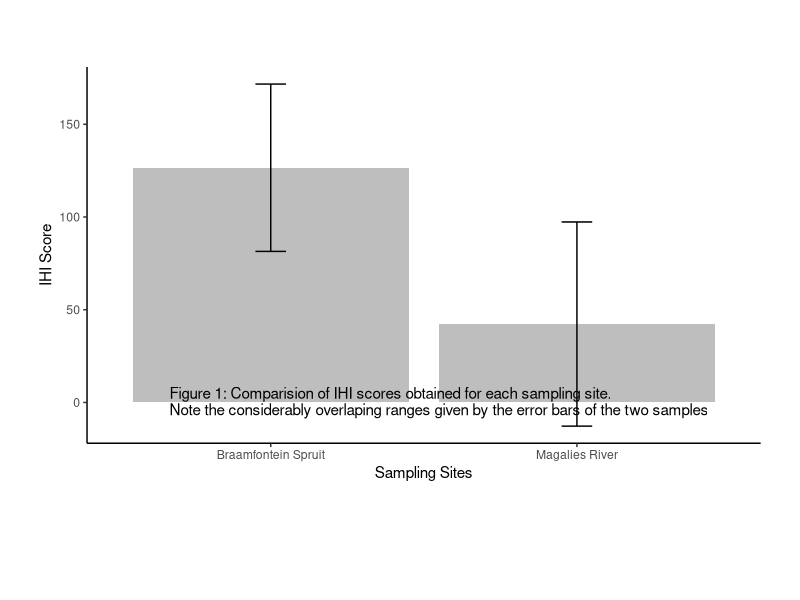
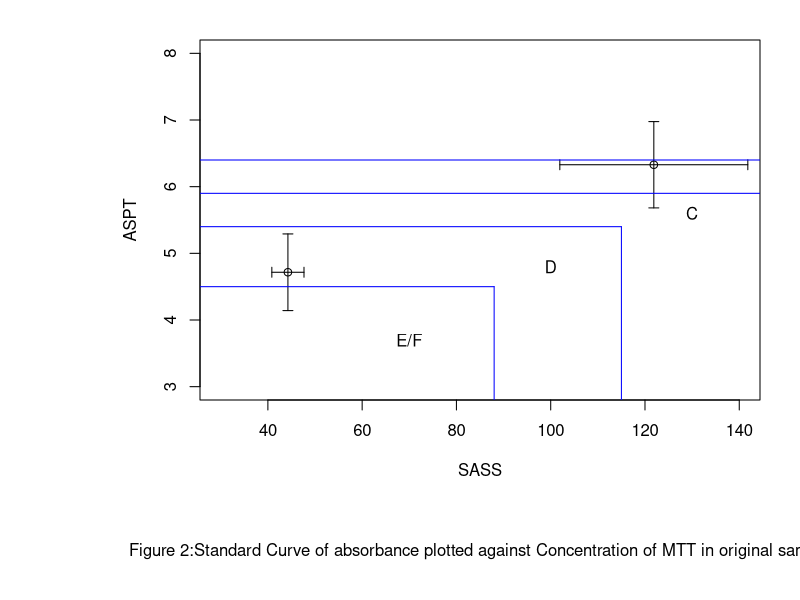

Write R code to recreate these figures, in order.
## ---- chunk 1
# Data Input
se <- function(x) sqrt(var(x)/length(x))


## Brammfontein Spruit
bpH<-c(8.1,8.26,8.12,7.94,8.34,8.39,8.31)
bC<-c(366.3,367.1,150.9,151.5,343.9,356,148.7)
bTe<-c(15,15,13.9,13.8,13.9,15.3,13.9)
bDO<-c(8.22,"NA",8.82,"NA",10.63,8.46,9.33)
bDOe<-c(8.22,8.82,10.63,8.46,9.33)
bTu<-c(13.1,6.23,12.1,20.5,18.3,13.7,11)
bAv1<-c(mean(bpH), mean(bC), mean(bTe), mean(bDOe), mean(bTu))
bse1<-c(se(bpH), se(bC),se(bTe), se(bDOe), se(bTu))


bIHI<-c(66,122,123,70," ",175,163,167)
bIHIe<-c(66,122,123,70,175,163,167)
bSASS<-c(55,53,38,30,47,32,48,51)
bt<-c(12,11,8,8,9,7,11,9)
bASPT<-c(4.58,4.82,4.75,3.75,5.2,4.57,4.36,5.7)
bAv2<-c(mean(bIHIe), mean(bSASS), mean(bt), mean(bASPT))
bse2<-c(se(bIHIe),se(bSASS), se(bt), se(bASPT))
bsd<-sd(bIHIe)


Bp<-data.frame("pH"=bpH, "Conductivity"=bC, "Temperature"=bTe, "Dissolved Oxygen"=bDO,"Turbidity"=bTu)

Bb<-data.frame("IHI"=bIHI, "SASS"=bSASS, "taxa"=bt, "ASPT"=bASPT)

bAv<-c(bAv1,bAv2)
bse<-c(bse1,bse2)

## Magalies

mpH<-c(8.36,	8.31,	8.23,	8.31,	8.42,	8.34,	8.25)
mC<-c(224.8,	220.8,	226.7,	224.8	,226.1,	222.7,	225.6)
mTe<-c(19,	18.4,	19,	18.9,	19.2,	18.6,	19)
mDO<-c(5.76,	6.52,	6.54,	6.54,	6.55,	6.09,	5.5)
mTu<-c(1.33,	0.83,	1.24,	2.04,	0.98,	2.13,	2.65)
mAv1<-c(mean(mpH), mean(mC), mean(mTe), mean(mDO), mean(mTu))
mse1<-c(se(mpH),se(mC),se(mTe),se(mDO),se(mTu))



mIHI<-c(7,	42,	27,	162,41,	2,	15)
mSASS<-c(216,	193,	80,	108,	139,	78,	100,	61)
mtaxa<-c(31,	26,	13,	16,	24,	14,	17,	10)
mASPT<-c(6.97,	7.42,	6.15,	6.75,	5.79,	5.57,	5.88,	6.1)
mAv2<-c(mean(mIHI), mean(mSASS), mean(mtaxa), mean(mASPT))
mse2<-c(se(mIHI),se(mSASS), se(mtaxa), se(mASPT))
msd<-sd(mIHI)

mAv<-c(mAv1,mAv2)
mse<-c(mse1,mse2)

mAv<-round(mAv,digits=2)
mse<-round(mse,digits=2)

bAv<-round(bAv,digits=2)
bse<-round(bse,digits=2)


## ---- chunk 2
# Table of water quality data 
T1<-data.frame("Mean"=bAv,"Standard Error"=bse,"Mean "=mAv,"Standard Error "=mse)
library(knitr)


row.names(T1)<-c("pH","Conductitiy ($\\mu S$)","Temperature($^\\circ C$)","Dissolved Oxygen($mg \\cdot L^{-1}$)", "Turbidity(NTUs)","IHI", "SASS", "taxa", "ASPT")


library("kableExtra")
T1d_latex<-knitr::kable(T1,"latex", digits = 3,row.names=NA, col.names = NA, align="llll", caption = "Summary measure of key physiochemical and biological measures of water quality for both sample sites, the braamfotein spruit, and Magalies river. While some condition such as pH are similar between systems with low varience, other variable, especialy calculated biological indexes such as IHI differ significantly between sites, with high varience", escape = FALSE) %>%
add_header_above(c("", "Braamfontein Spruit"=2, "Magalies River"=2))


kable_styling(T1d_latex, latex_options = c("striped","hold_position"), position= "center")


## ---- chunk 3
### Comparison table. 

pv<-c(t.test(bpH,mpH,alternative=c("two.sided"), equal.var=TRUE)$p.value,
     t.test(bC,mC,alternative=c("two.sided"), equal.var=TRUE)$p.value,
     t.test(bTe,mTe,alternative=c("two.sided"), equal.var=TRUE)$p.value,
     t.test(bDOe,mDO,alternative=c("two.sided"), equal.var=TRUE)$p.value,
     t.test(bTu,mTu,alternative=c("two.sided"), equal.var=TRUE)$p.value,
     t.test(bIHIe,mIHI,alternative=c("two.sided"), equal.var=TRUE)$p.value,
     t.test(bSASS,mSASS,alternative=c("two.sided"), equal.var=TRUE)$p.value,
     t.test(bt,mtaxa,alternative=c("two.sided"), equal.var=TRUE)$p.value,
     t.test(bASPT,mASPT,alternative=c("two.sided"), equal.var=TRUE)$p.value)
     
df<-c(t.test(bpH,mpH,alternative=c("two.sided"), equal.var=TRUE)$parameter,
     t.test(bC,mC,alternative=c("two.sided"), equal.var=TRUE)$parameter,
     t.test(bTe,mTe,alternative=c("two.sided"), equal.var=TRUE)$parameter,
     t.test(bDOe,mDO,alternative=c("two.sided"), equal.var=TRUE)$parameter,
     t.test(bTu,mTu,alternative=c("two.sided"), equal.var=TRUE)$parameter,
     t.test(bIHIe,mIHI,alternative=c("two.sided"), equal.var=TRUE)$parameter,
     t.test(bSASS,mSASS,alternative=c("two.sided"), equal.var=TRUE)$parameter,
     t.test(bt,mtaxa,alternative=c("two.sided"), equal.var=TRUE)$parameter,
     t.test(bASPT,mASPT,alternative=c("two.sided"), equal.var=TRUE)$parameter)

x<-data.frame("x"=df)
df<-c(x$x)


ts<-c(t.test(bpH,mpH,alternative=c("two.sided"), equal.var=TRUE)$statistic,
     t.test(bC,mC,alternative=c("two.sided"), equal.var=TRUE)$statistic,
     t.test(bTe,mTe,alternative=c("two.sided"), equal.var=TRUE)$statistic,
     t.test(bDOe,mDO,alternative=c("two.sided"), equal.var=TRUE)$statistic,
     t.test(bTu,mTu,alternative=c("two.sided"), equal.var=TRUE)$statistic,
     t.test(bIHIe,mIHI,alternative=c("two.sided"), equal.var=TRUE)$statistic,
     t.test(bSASS,mSASS,alternative=c("two.sided"), equal.var=TRUE)$statistic,
     t.test(bt,mtaxa,alternative=c("two.sided"), equal.var=TRUE)$statistic,
     t.test(bASPT,mASPT,alternative=c("two.sided"), equal.var=TRUE)$statistic)

x<-data.frame("x"=ts)
ts<-c(x$x)
## ---- chunk 4
## Table 2 statisitcal comparison. 
T2<-data.frame("T statistic"=ts,"Degrees of freedom"=df, "p value"=pv )
library(knitr)


row.names(T2)<-c("pH","Conductitiy ($\\mu S$)","Temperature($^\\circ C$)","Dissolved Oxygen($mg \\cdot L^{-1}$)", "Turbidity(NTUs)","IHI","SASS","taxa","ASPT")


library("kableExtra")
T2d_latex<-knitr::kable(T2,"latex", digits = 3,row.names=NA, col.names = NA, align="llll", caption = "Statistical comparison of physiochemical conditions between the two samples sites, the Braamfontein spruit and Magalies River. While some conditions varied with high significance such as turbidity, others such as pH did not vary significantly", escape = FALSE) 
kable_styling(T2d_latex, latex_options = c("striped","hold_position"), position= "center")

## ---- chunk 5
library(ggplot2)
bars<-c(bAv2[1],mAv2[1])
err<-c(bsd[1],msd[1])

df<-data.frame("bars"=bars,"err"=err)
row.names(df)<-c("Braamfontein Spruit","Magalies River")

ggplot(df, aes(x=row.names(df), y=bars), xlab="Sample Site") +
  geom_bar(stat="identity", fill="grey") +
  geom_errorbar(aes(ymin = bars-err, ymax = bars+err),width=0.1) +
  theme_classic()+
   xlab("Sampling Sites") +
  ylab("IHI Score") +
    ggtitle(expression(" \n \n \n Figure 1: Comparision of IHI scores obtained for each sampling site.\n Note the considerably overlaping ranges given by the error bars of the two samples")) +
     theme(plot.margin = unit(c(1,1,3,1), "cm"))+
  theme(plot.title = element_text(hjust=.6,vjust=-90, size=11))
## ---- chunk 6
## Scatter plot Braam
AvA<-c(bAv2[4], mAv2[4])
sd1<-c(sd(bASPT), sd(mASPT))

AvA1<-c(bAv2[2], mAv2[2])

AvS<-c(bAv2[2], mAv2[2])
sd2<-c(sd(bSASS), sd(mSASS))


AvS2<-c(AvS,mAv2[2]-mse2[2], bAv2[2]-bse2[2])
AvS1<-c(AvS,mAv2[2]+mse2[2], bAv2[2]+bse2[2])


lAvS<-c(AvA-sd1,mAv2[4],bAv2[4])
uAvS<-c(AvA+sd1,mAv2[4], bAv2[4])

par(mar = c(10,10,2,2) )
plot(AvS,AvA,xlab="SASS",ylab="ASPT", ylim=range(c(3,8)), xlim=range(c(30,140)))
arrows(AvS2, lAvS, AvS1, uAvS, length=0.05, angle=90, code=3)
arrows(88,0,88,4.5,length=0,col="blue")
arrows(115,0,115,5.4,length=0,col="blue")
arrows(151,0,151,5.9,length=0,col="blue")
arrows(244,0,244,6.4,length=0,col="blue")

arrows(0,4.5,88,4.5, length=0,col="blue")
arrows(0,5.4,115,5.4, length=0,col="blue")
arrows(0,5.9,151,5.9, length=0,col="blue")
arrows(0,6.4,244,6.4, length=0,col="blue")
help(t.test)

text(70,3.7,"E/F")
text(100,4.8,"D")
text(130,5.6,"C")
text(200,6.2,"B")
title(sub="Figure 2:Standard Curve of absorbance plotted against Concentration of MTT in original sample",cex.sub=1, line=7 )
